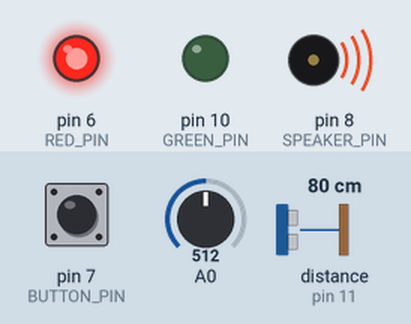
Bench run of a sketch on a simulated Arduino Uno, built with avr-gcc and run on an emulated ATmega328P. On the bench: output pins drawn as LEDs (lit = HIGH), buzzer (waves = sounding). Dashed ring = blinking. Inputs (shaded band) come from the test bench; at power-on: pin 7 (BUTTON_PIN) HIGH, A0 = 512, distance to the obstacle (sensor on pin 11) 80 cm. The echo pulse lasts 58.3 µs per cm; what the sketch prints to the serial monitor is not drawn.

Above: at 6.2 s.
6.3 s: pin 7 (BUTTON_PIN) pulled LOW for 0.15 s
At 7.6 s:
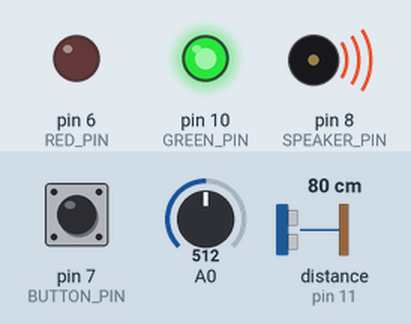
8.8 s: pin 7 (BUTTON_PIN) pulled LOW for 1 s
At 9.3 s:
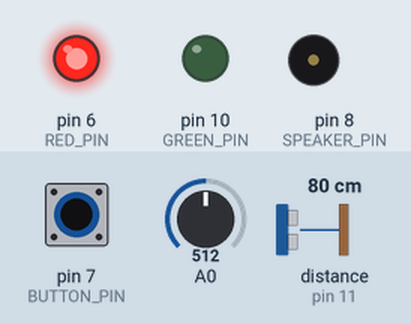
11.3 s: pin 7 (BUTTON_PIN) pulled LOW for 3.2 s
At 12.1 s:
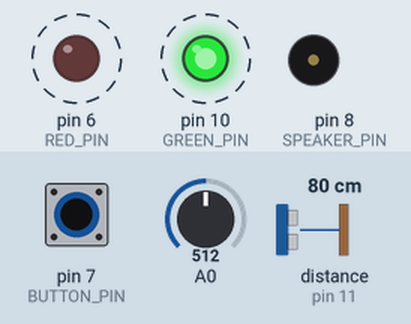
Timing chart, 0 to 16.8 s (numbered marks = the images above; inputs shaded):
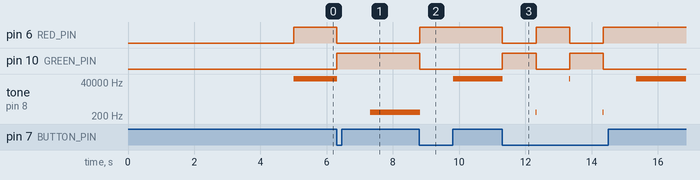

Measured:
- after the input at 6.3 s, pin 6 (RED_PIN): HIGH → LOW at once; pin 10 (GREEN_PIN): LOW → HIGH at once; tone on pin 8 (SPEAKER_PIN): 64774 Hz → silent at once, → 360 Hz 1.0 s later
- after the input at 8.8 s, pin 6 (RED_PIN): LOW → HIGH at once; pin 10 (GREEN_PIN): HIGH → LOW at once; tone on pin 8 (SPEAKER_PIN): 360 Hz → silent at once, → 64774 Hz 0.99 s later
- after the input at 11.3 s, pin 6 (RED_PIN): alternates HIGH for 1.0 s and LOW for 1.0 s, 4 changes in all, then stays HIGH, starting at once; pin 10 (GREEN_PIN): alternates HIGH for 1.0 s and LOW for 1.0 s, 4 changes in all, then stays LOW, starting at once

The sketch:

MegaTheremin.ino
```cpp
#include <NewPing.h>
#include <NewTone.h>

#define RED_PIN  6
#define GREEN_PIN  10

#define BUTTON_PIN 7

#define SPEAKER_PIN 8

#define TRIGGER_PIN  12
#define ECHO_PIN     11
#define MAX_DISTANCE 300

int sensorValue;
int sensorLow = 1023;
int sensorHigh = 0;

int LIGHT_MODE = 1;

NewPing sonar(TRIGGER_PIN, ECHO_PIN, MAX_DISTANCE);

void setup() {
  Serial.begin(9600);
  pinMode(RED_PIN, OUTPUT );
  pinMode(GREEN_PIN, OUTPUT );

  pinMode(BUTTON_PIN, INPUT);

  digitalWrite( RED_PIN, LOW );
  digitalWrite( GREEN_PIN, LOW );

  while (millis() < 5000) {

    sensorValue = analogRead(A0);
    if (sensorValue > sensorHigh ) {
      sensorHigh = sensorValue;
    }
    if (sensorValue < sensorLow ) {
      sensorLow = sensorValue;
    }

  }

  digitalWrite( RED_PIN, HIGH );

}

void loop() {

  if ( !digitalRead(BUTTON_PIN) ) {
    if ( LIGHT_MODE == 1 ) {
      LIGHT_MODE = 0;
      digitalWrite( RED_PIN, LOW );
      digitalWrite( GREEN_PIN, HIGH );
    } else {
      LIGHT_MODE = 1;
      digitalWrite( RED_PIN, HIGH );
      digitalWrite( GREEN_PIN, LOW );
    }
    delay(1000);
  }

  if ( LIGHT_MODE ) {
    sensorValue = analogRead(A0);
    //int pitch = map (sensorValue, sensorLow, sensorHigh, 50, 1200);
    Serial.println( sensorValue );
    int pitch = map (sensorValue, 0, 300, 1200, 50);
    NewTone(SPEAKER_PIN,pitch,20);
    delay(10);
  } else {
    int uS = sonar.ping();
    float distance = uS / US_ROUNDTRIP_CM;
    int pitch = map (distance, 0, MAX_DISTANCE, 50, 1200);
    NewTone(SPEAKER_PIN,pitch,20);
    delay(10);
  }

}
```
